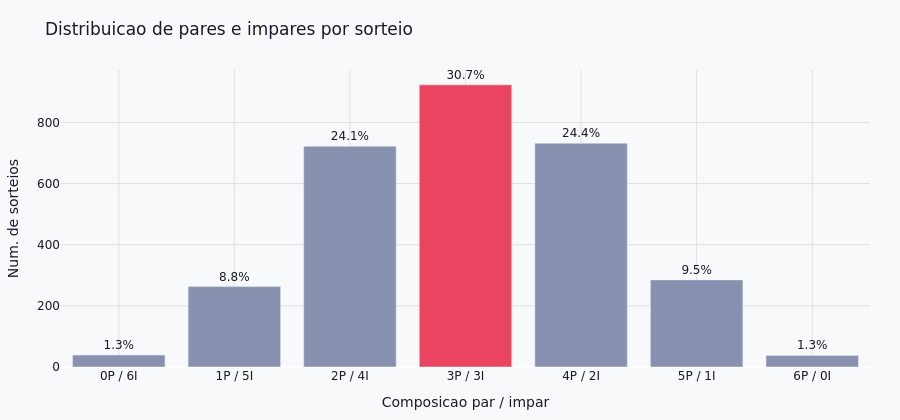

The cell this chart's notebook holds for it:
### Markdown cell above
### 3. Composição par/ímpar

De 1 a 60, há exatamente 30 pares e 30 ímpares. A quantidade de pares em um sorteio de 6 dezenas segue uma distribuição **hipergeométrica** — matematicamente previsível, sem mistério.

A composição mais provável é **3 pares + 3 ímpares**, mas 2P/4I e 4P/2I também têm probabilidades altas. Composições extremas (6P/0I ou 0P/6I) são raras por construção matemática — não por alguma "regra oculta" do jogo.

> Estratégias que exigem equilíbrio perfeito (3P/3I) jogam com a composição mais comum, mas isso tem um custo: se muita gente escolhe a mesma composição, o rateio em caso de acerto aumenta.

### Code cell
n_pares  = df[DEZENA_COLS].apply(lambda row: (row % 2 == 0).sum(), axis=1)
contagem = n_pares.value_counts().sort_index()
labels   = [f"{p}P / {6-p}I" for p in contagem.index]
pcts     = [100 * v / len(df) for v in contagem.values]

fig = go.Figure(go.Bar(
    x=labels,
    y=contagem.values,
    marker_color=[ACCENT if p == 3 else MUTED for p in contagem.index],
    text=[f"{p:.1f}%" for p in pcts],
    textposition="outside",
    hovertemplate="<b>%{x}</b><br>Sorteios: <b>%{y:,}</b><br>%{text}<extra></extra>",
))

fig.update_layout(
    **LAYOUT,
    title="Distribuicao de pares e impares por sorteio",
    xaxis=dict(title="Composicao par / impar", gridcolor="#e0e0e0", type="category"),
    yaxis=dict(title="Num. de sorteios", gridcolor="#e0e0e0"),
    height=420,
    showlegend=False,
)
fig.write_html(EXPORTS / "eda_03_pares_impares.html")
fig.show()

n_pares.describe()

### Figure 1 — Plotly figure (JSON) as saved in the notebook; plotly's stock layout.template omitted (floating-point values rounded to 4 significant figures)
{"data": [{"hovertemplate": "<b>%{x}</b><br>Sorteios: <b>%{y:,}</b><br>%{text}<extra></extra>", "marker": {"color": ["#8892b0", "#8892b0", "#8892b0", "#e94560", "#8892b0", "#8892b0", "#8892b0"]}, "text": ["1.3%", "8.8%", "24.1%", "30.7%", "24.4%", "9.5%", "1.3%"], "textposition": "outside", "type": "bar", "x": ["0P / 6I", "1P / 5I", "2P / 4I", "3P / 3I", "4P / 2I", "5P / 1I", "6P / 0I"], "y": [39, 263, 722, 923, 732, 285, 38]}], "layout": {"font": {"color": "#1a1a2e", "family": "DejaVu Sans, sans-serif"}, "height": 420, "hoverlabel": {"bgcolor": "white", "font": {"size": 12}}, "legend": {"bgcolor": "rgba(0,0,0,0)", "borderwidth": 0}, "margin": {"b": 50, "l": 60, "r": 30, "t": 70}, "paper_bgcolor": "#f8f9fa", "plot_bgcolor": "#f8f9fa", "showlegend": false, "title": {"text": "Distribuicao de pares e impares por sorteio"}, "xaxis": {"gridcolor": "#e0e0e0", "title": {"text": "Composicao par / impar"}, "type": "category"}, "yaxis": {"gridcolor": "#e0e0e0", "title": {"text": "Num. de sorteios"}}}}
